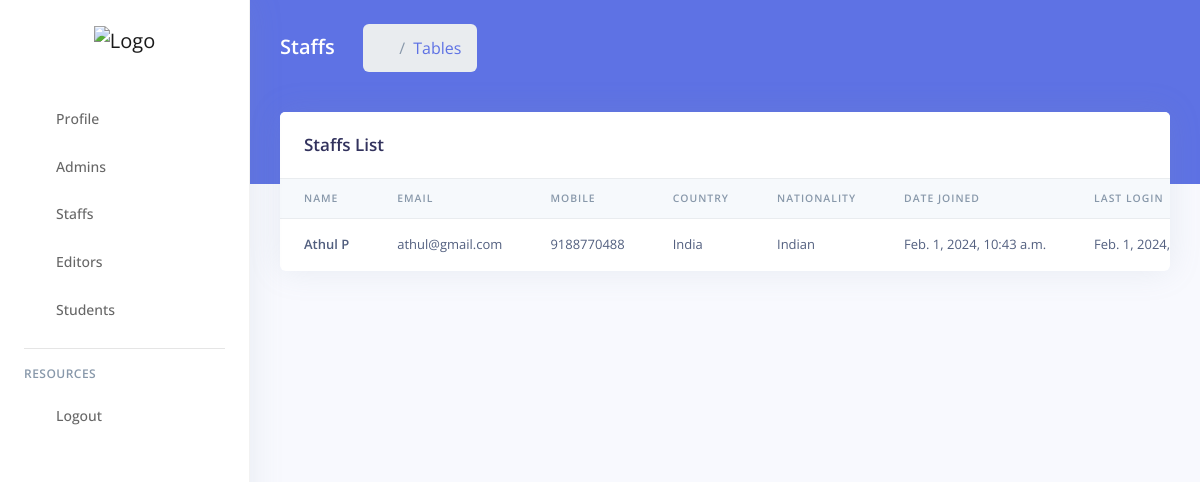
/staffs/ (signed in), run on the app's committed database.
### user/models.py (models this page shows, shortened)
class AppUser(AbstractUser):
    first_name = models.CharField(max_length=150)
    last_name = models.CharField(max_length=150)
    full_name = models.CharField(max_length=300)
    email = models.EmailField(unique=True)
    country = models.CharField(max_length=100)
    nationality = models.CharField(max_length=100)
    mobile_number = models.CharField(max_length=15)
    ROLE_CHOICES = [
        ('student', 'Student'),
        ('staff', 'Staff'),
        ('admin', 'Admin'),
        ('editor', 'Editor'),
    ]
    role = models.CharField(max_length=10, choices=ROLE_CHOICES)

### user/views.py (the view)
# urls.py: path('staffs/', staffs, name='staffs'),
@login_required
@user_passes_test(is_staff_or_admin, login_url='/access-denied/')
def staffs(request):
    users = AppUser.objects.filter(role='staff')
    page = 'staffs'
    return render(request, 'user_list.html', {'users': users, 'page': page})

### user/permissions.py (called while the page is built)
def is_staff_or_admin(user):
    return user.role == 'staff' or user.role == 'admin'

### user/templates/user_list.html (shortened to what this page needs)
{% extends 'layouts/base.html' %}
{% block content %}
  <div class="header bg-primary pb-6">
    <div class="container-fluid">
      <div class="header-body">
        <div class="row align-items-center py-4">
          <div class="col-lg-6 col-7">
            <h6 class="h2 text-white d-inline-block mb-0">{{page|capfirst}}</h6>
            <nav aria-label="breadcrumb" class="d-none d-md-inline-block ml-md-4">
              <ol class="breadcrumb breadcrumb-links breadcrumb-dark">
                <li class="breadcrumb-item"><a href="/profile"><i class="fas fa-home"></i></a></li>
                <li class="breadcrumb-item"><a href="/{{page}}">Tables</a></li>
              </ol>
            </nav>
          </div>
        </div>
      </div>
    </div>
  </div>
  <div class="container-fluid mt--6">
    <div class="row">
      <div class="col">
        <div class="card">
          <div class="card-header border-0">
            <h3 class="mb-0">{{page|capfirst}} List</h3>
          </div>
          <div class="table-responsive">
            <table class="table align-items-center table-flush">
              <thead class="thead-light">
                <tr>
                  <th scope="col" class="sort" data-sort="name">Name</th>
                  <th scope="col" class="sort" data-sort="budget">Email</th>
                  <th scope="col" class="sort" data-sort="status">Mobile</th>
                  <th scope="col" class="sort" data-sort="completion">Country</th>
                  <th scope="col" class="sort" data-sort="completion">Nationality</th>
                  <th scope="col" class="sort" data-sort="completion">Date Joined</th>
                  <th scope="col" class="sort" data-sort="completion">Last Login</th>
                </tr>
              </thead>
              <tbody class="list">
                <tr>
                  {% for user in users %}
                    <th scope="row">
                      {{ user.full_name }}
                    </th>
                    <td>
                      {{ user.email }}
                    </td>
                    <td>
                      {{ user.mobile_number }}
                    </td>
                    <td>
                      {{ user.country }}
                    </td>
                    <td>
                      {{ user.nationality }}
                    </td>
                    <td>
                      {{ user.date_joined }}
                    </td>
                    <td>
                      {{ user.last_login }}
                    </td>
                  {% endfor %}
                </tr>
              </tbody>
            </table>
          </div>
        </div>
      </div>
    </div>
  </div>
{% endblock content %}

### data on the page
AppUser: full_name "Athul P", email "athul@gmail.com", mobile_number "9188770488", country "India", nationality "Indian", date_joined "Feb. 1, 2024, 10:43 a.m.", last_login "Feb. 1, 2024,…"

### other printed values
{{ page|capfirst }} "Staffs"
